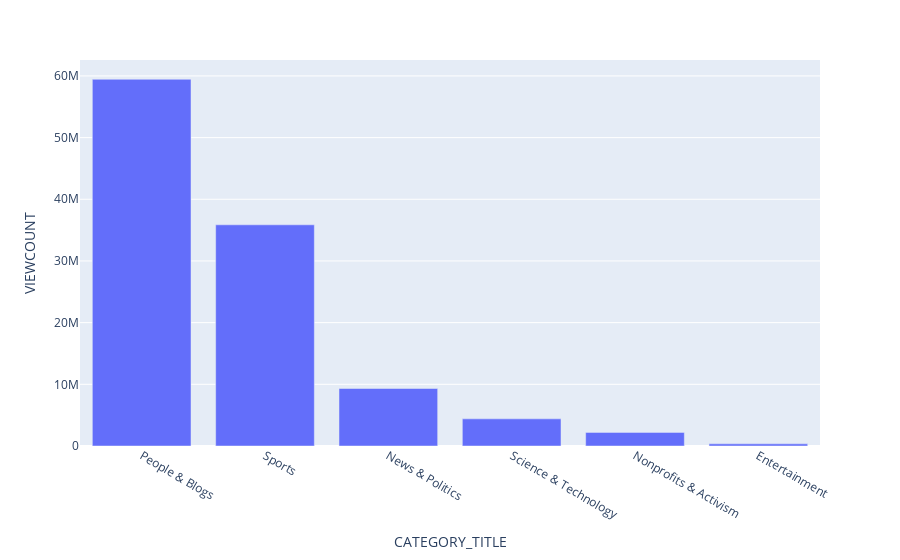

The notebook cell this image was saved under:
### Code cell
### Numer 2 - filtr: number of views, number of likes, number of movies! 
import plotly.express as px
df_group = df.groupby(["CATEGORY_TITLE"]).aggregate({"VIEWCOUNT": sum}).reset_index().sort_values(by="VIEWCOUNT", ascending=False)
df_group
px.bar(df_group, x ="CATEGORY_TITLE", y="VIEWCOUNT", )
## Numer 3 Published time 
#y- cat. mornign, x -day of week! 
## NUmber 4 Boxplot średni czas trwania filmu!

### Figure 1 — Plotly figure (JSON) as saved in the notebook; plotly's stock layout.template omitted (floating-point values rounded to 4 significant figures)
{"data": [{"alignmentgroup": "True", "hovertemplate": "CATEGORY_TITLE=%{x}<br>VIEWCOUNT=%{y}<extra></extra>", "legendgroup": "", "marker": {"color": "#636efa", "pattern": {"shape": ""}}, "name": "", "offsetgroup": "", "orientation": "v", "showlegend": false, "textposition": "auto", "type": "bar", "x": ["People & Blogs", "Sports", "News & Politics", "Science & Technology", "Nonprofits & Activism", "Entertainment"], "xaxis": "x", "y": [59451866, 35862960, 9320313, 4402064, 2207780, 347847], "yaxis": "y"}], "layout": {"barmode": "relative", "legend": {"tracegroupgap": 0}, "margin": {"t": 60}, "xaxis": {"anchor": "y", "domain": [0, 1], "title": {"text": "CATEGORY_TITLE"}}, "yaxis": {"anchor": "x", "domain": [0, 1], "title": {"text": "VIEWCOUNT"}}}}
